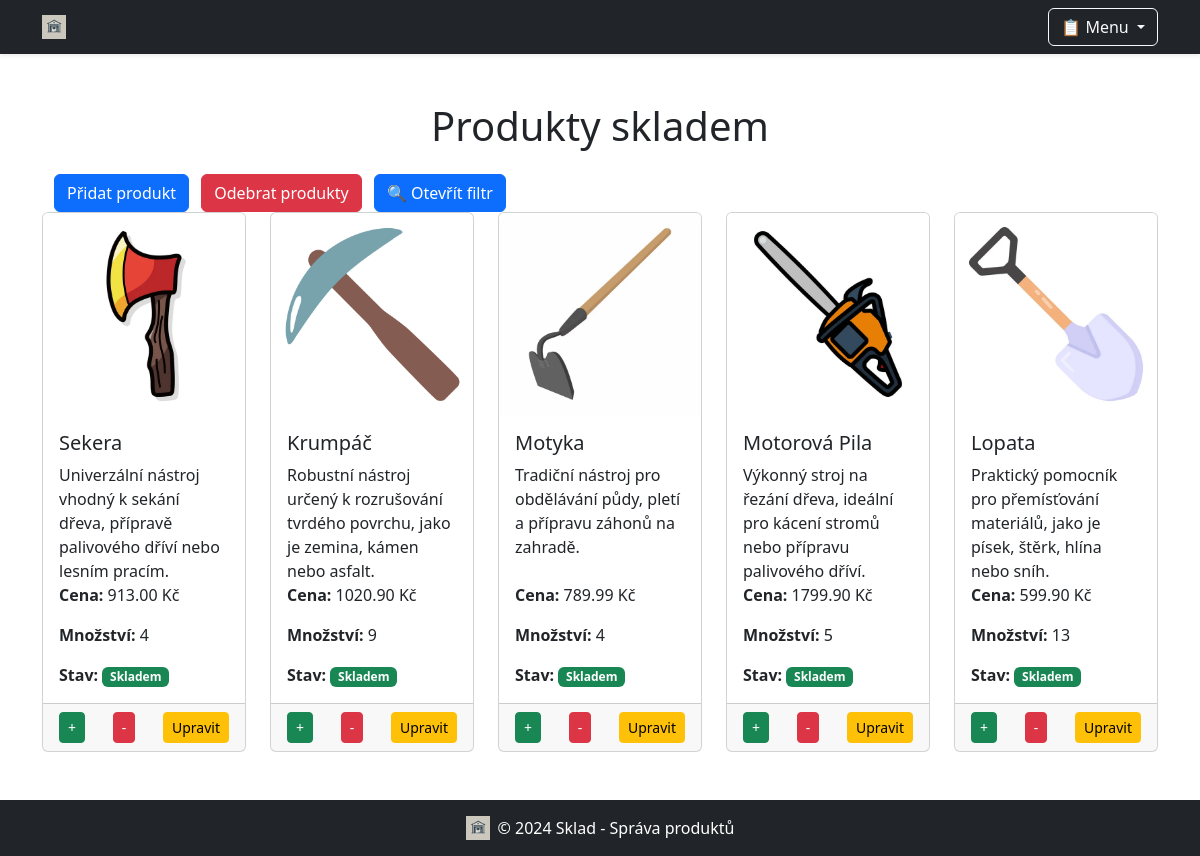
The page /produkty_skladem/ on the database as committed earlier.
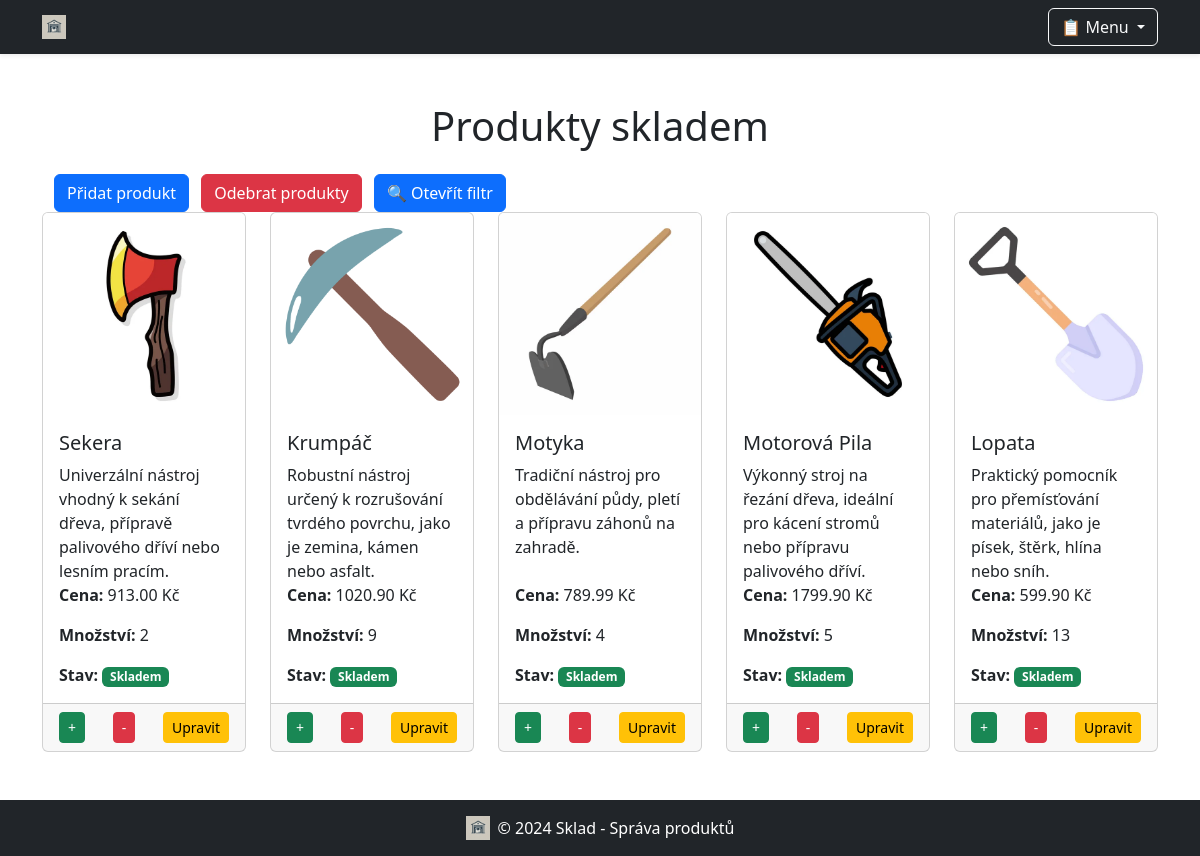
The same page on the database as committed later.
### sklad/models.py (models this page shows, shortened)
class Produkt(models.Model):
    nazev = models.CharField(max_length=200)
    popis = models.TextField(blank=True)
    cena = models.DecimalField(max_digits=10, decimal_places=2)
    mnozstvi = models.PositiveIntegerField()
    min_zasoba = models.PositiveIntegerField(default=0)
    uzivatel = models.ForeignKey(User, on_delete=models.SET_NULL, null=True, blank=True)  # Cizí klíč na uživatele
    obrazek = models.ImageField(upload_to='produkty_obrazky/', blank=True, null=True)  # Pole pro obrázky

### sklad/views.py (the view, shortened to what this page needs)
# urls.py: path('produkty_skladem/', views.produkty_skladem, name='produkty_skladem'),
def produkty_skladem(request):
    produkty = Produkt.objects.all()
    aktivni_filtry = {}
    nazev = request.GET.get('nazev', '').strip()
    if nazev:
        produkty = produkty.filter(nazev__icontains=nazev)
        aktivni_filtry['Název'] = nazev
    min_cena = request.GET.get('min_cena')
    max_cena = request.GET.get('max_cena')
    if min_cena:
        produkty = produkty.filter(cena__gte=min_cena)
        aktivni_filtry['Minimální cena'] = f"{min_cena} Kč"
    if max_cena:
        produkty = produkty.filter(cena__lte=max_cena)
        aktivni_filtry['Maximální cena'] = f"{max_cena} Kč"
    return render(request, 'sklad/produkty_skladem.html', {
        'produkty': produkty,
        'aktivni_filtry': aktivni_filtry,
    })

### sklad/templates/sklad/produkty_skladem.html (shortened to what this page needs)
{% extends 'sklad/base.html' %}
{% block content %}
<div class="container mt-4">
    <h1 class="text-center mb-4">Produkty skladem</h1>
    <a href="{% url 'pridat_produkty' %}" class="btn btn-primary me-2">Přidat produkt</a>
    <a href="{% url 'odebrat_produkty' %}" class="btn btn-danger me-2">Odebrat produkty</a>
    <button type="button" class="btn btn-primary" data-bs-toggle="modal" data-bs-target="#filterModal">
        🔍 Otevřít filtr
    </button>
</div>
<div class="row row-cols-1 row-cols-sm-2 row-cols-md-3 row-cols-lg-5 g-4">
    {% for produkt in produkty %}
    <div class="col">
        <div class="card h-100">
            <a href="{% url 'detail_produktu' produkt.id %}">
                {% if produkt.obrazek and produkt.obrazek.url %}
                <img src="{{ produkt.obrazek.url }}" class="card-img-top" alt="{{ produkt.nazev }}">
                {% else %}
                <img src="https://via.placeholder.com/300x200" class="card-img-top" alt="{{ produkt.nazev }}">
                {% endif %}
            </a>
            <div class="card-body d-flex flex-column justify-content-between">
                <div>
                    <h5 class="card-title">{{ produkt.nazev }}</h5>
                    <p class="card-text">{{ produkt.popis }}</p>
                </div>
                <div>
                    <p class="card-text"><strong>Cena:</strong> {{ produkt.cena }} Kč</p>
                    <p class="card-text"><strong>Množství:</strong> {{ produkt.mnozstvi }}</p>
                    <p class="card-text">
                        <strong>Stav:</strong>
                        {% if produkt.mnozstvi > 0 %}
                        <span class="badge bg-success">Skladem</span>
                        {% else %}
                        <span class="badge bg-danger">Není skladem</span>
                        {% endif %}
                    </p>
                </div>
            </div>
            <div class="card-footer d-flex justify-content-between">
                <form action="{% url 'pridat_mnozstvi' produkt.id %}" method="POST" class="d-inline">
                    <button type="submit" class="btn btn-sm btn-success">
                         +
                    </button>
                </form>
                <form action="{% url 'odebrat_mnozstvi' produkt.id %}" method="POST" class="d-inline">
                    <button type="submit" class="btn btn-sm btn-danger">
                         -
                    </button>
                </form>
                <a href="{% url 'upravit_produkt' produkt.id %}" class="btn btn-sm btn-warning">
                     Upravit
                </a>
            </div>
        </div>
    </div>
    {% endfor %}
</div>
{% endblock %}

Rows that differ between the two databases and show on the page:
changed Produkt "Sekera": mnozstvi "4" → "2"
